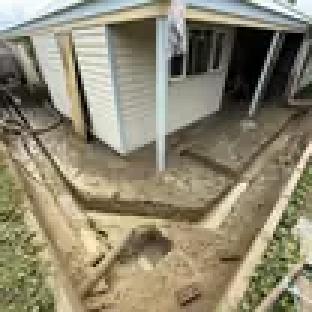
#> input picture images/est-hero-great-trenching-thumb-104.webp, 104 x 104 px, given in place of Untitled design (88).png, which was not available (shown 3 times larger)
$ python prepare_ndd_hero.py images
#> lines starting #> are read from the running program, lines starting #| are printed output that depends on the picture
"""Prepare homepage hero exports from the supplied, user-edited GreenVac photos."""

from pathlib import Path
import sys

from PIL import Image, ImageOps


JOBS = (
    ("Untitled design (88).png", "ndd-hydrovac-method", (900, 1200)),
    ("Untitled design (91).png", "ndd-exposed-pipe", (720, 540)),
    ("Untitled design (90).png", "ndd-tight-access", (640, 853)),
    ("Untitled design (89).png", "ndd-established-garden", (640, 853)),
    ("Untitled design (92).png", "ndd-services-and-roots", (640, 853)),
)


def main() -> None:
    if len(sys.argv) != 2:
        raise SystemExit("Usage: python prepare_ndd_hero.py <supplied-photo-directory>")

    source_dir = Path(sys.argv[1])
    output_dir = Path(__file__).resolve().parent / "images"

    for source_name, output_stem, size in JOBS:
        source_path = source_dir / source_name
        with Image.open(source_path) as source:
#> source is the input picture: PIL image 104x104 RGB; mean R, G, B 141.5, 134.6, 112.2
            image = ImageOps.exif_transpose(source).convert("RGB")
            image = image.resize(size, Image.Resampling.LANCZOS)
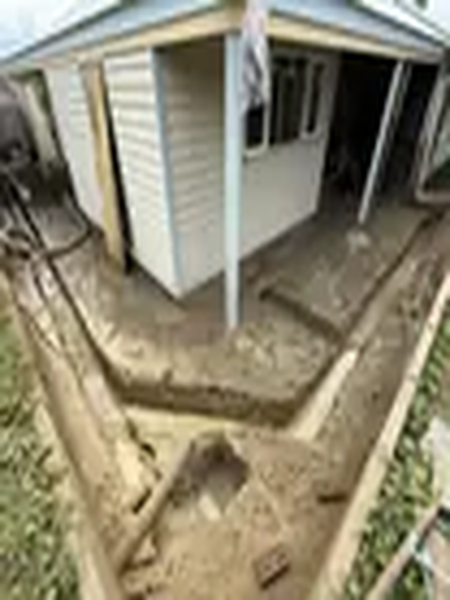
#> image: PIL image 900x1200 RGB (shown at 1/2 size); mean R, G, B 141.5, 134.6, 112.2

            image.save(
                output_dir / f"{output_stem}.jpg",
                "JPEG",
                quality=92,
                optimize=True,
                subsampling=0,
            )
            image.save(
                output_dir / f"{output_stem}.webp",
                "WEBP",
                quality=86,
                method=6,
            )

        print(f"Prepared {output_stem} at {size[0]}x{size[1]}")
#> pass 2 of the loop in main, `for source_name, output_stem, size in JOBS:`:
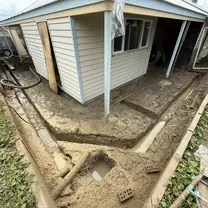
#> input picture images/est-hero-great-trenching-thumb-208.webp, 208 x 208 px, given in place of Untitled design (91).png, which was not available
#> in main, source is the input picture: PIL image 208x208 RGB; mean R, G, B 141.3, 134.6, 111.9
#> in main, `image = image.resize(size, Image.Resampling.LANCZOS)`:
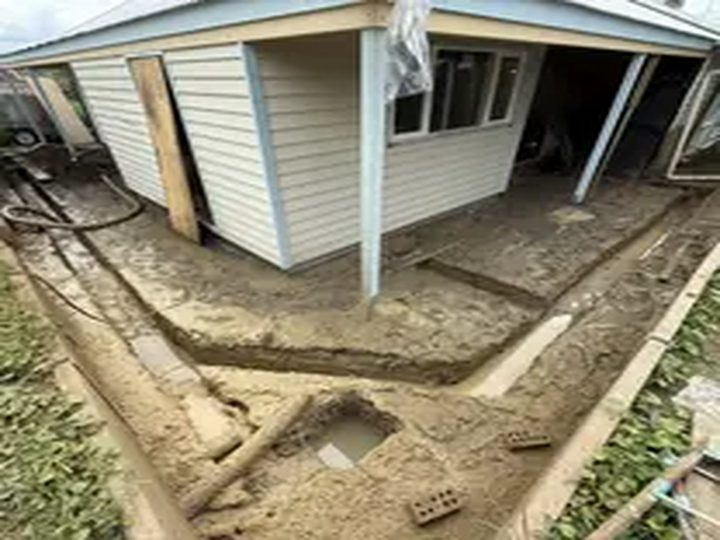
#> image: PIL image 720x540 RGB; mean R, G, B 141.3, 134.6, 111.9


if __name__ == "__main__":
#> (the run stopped early here; a loop or call above may not have finished)
